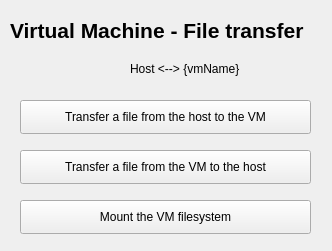
<?xml version="1.0" encoding="UTF-8"?>
<ui version="4.0">
 <class>MainWindow</class>
 <widget class="QMainWindow" name="MainWindow">
  <property name="geometry">
   <rect>
    <x>0</x>
    <y>0</y>
    <width>332</width>
    <height>251</height>
   </rect>
  </property>
  <property name="windowTitle">
   <string>MainWindow</string>
  </property>
  <widget class="QWidget" name="centralwidget">
   <widget class="QLabel" name="mainWindowLabel">
    <property name="geometry">
     <rect>
      <x>10</x>
      <y>10</y>
      <width>321</width>
      <height>41</height>
     </rect>
    </property>
    <property name="font">
     <font>
      <pointsize>16</pointsize>
      <italic>false</italic>
      <bold>true</bold>
     </font>
    </property>
    <property name="text">
     <string>Virtual Machine - File transfer</string>
    </property>
   </widget>
   <widget class="QPushButton" name="hostToVMButton">
    <property name="geometry">
     <rect>
      <x>20</x>
      <y>100</y>
      <width>291</width>
      <height>34</height>
     </rect>
    </property>
    <property name="text">
     <string>Transfer a file from the host to the VM</string>
    </property>
   </widget>
   <widget class="QPushButton" name="vmToHostButton">
    <property name="geometry">
     <rect>
      <x>20</x>
      <y>150</y>
      <width>291</width>
      <height>34</height>
     </rect>
    </property>
    <property name="text">
     <string>Transfer a file from the VM to the host</string>
    </property>
   </widget>
   <widget class="QLabel" name="subLabel">
    <property name="geometry">
     <rect>
      <x>130</x>
      <y>60</y>
      <width>131</width>
      <height>18</height>
     </rect>
    </property>
    <property name="text">
     <string>Host &lt;--&gt; {vmName}</string>
    </property>
   </widget>
   <widget class="QPushButton" name="mountButton">
    <property name="geometry">
     <rect>
      <x>20</x>
      <y>200</y>
      <width>291</width>
      <height>34</height>
     </rect>
    </property>
    <property name="text">
     <string>Mount the VM filesystem</string>
    </property>
   </widget>
  </widget>
 </widget>
 <resources/>
 <connections/>
</ui>
